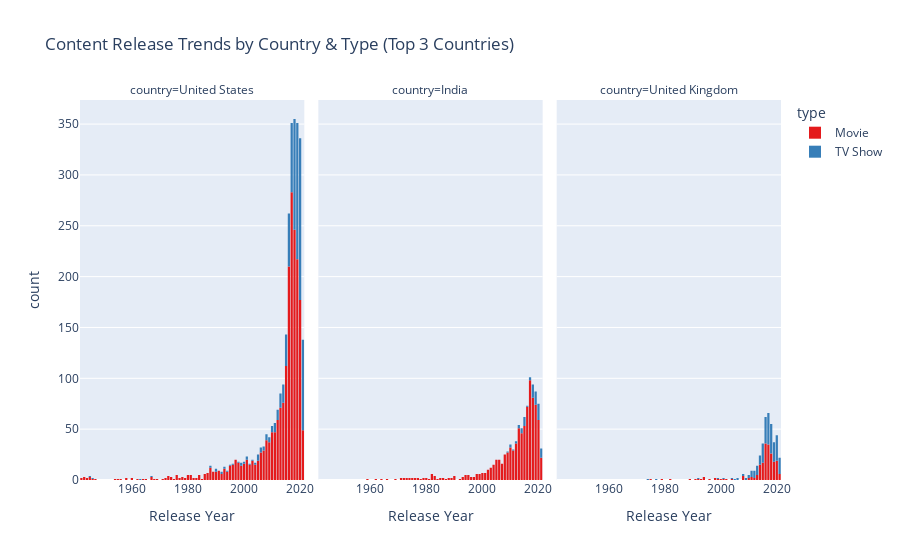

Notebook source saved alongside this figure:
### Markdown cell above
#### 7.1 Content Release Trends by Country & Type

This plot shows how the type of content (Movies vs TV Shows) has evolved over the years across the **top 3 countries** contributing the most content to Netflix.

**Insights:**
- The United States dominates Netflix's content library, with both Movies and TV Shows growing significantly over time.
- India and the United Kingdom have also contributed a steadily increasing amount of content, particularly in the past decade.
- There’s a sharp rise in TV Shows from 2017 onwards, likely due to the surge in binge-watching culture and original series production.

### Code cell
import plotly.express as px

# Top 3 countries by number of titles
top_countries = df['country'].value_counts().head(3).index
filtered_df = df[df['country'].isin(top_countries) & df['country'].notna()]

# Plot
fig_71 = px.histogram(
    filtered_df,
    x='release_year',
    color='type',
    facet_col='country',
    title='Content Release Trends by Country & Type (Top 3 Countries)',
    labels={'release_year': 'Release Year', 'count': 'Number of Titles'},
    color_discrete_sequence=px.colors.qualitative.Set1
)
fig_71.update_layout(bargap=0.2)
fig_71.show()

### Figure 1 — Plotly figure (JSON) as saved in the notebook; plotly's stock layout.template omitted (floating-point values rounded to 4 significant figures; data arrays with more than 128 entries replaced by an {"elided": "..."} marker saying what was removed)
{"data": [{"bingroup": "x", "hovertemplate": "type=Movie<br>country=United States<br>Release Year=%{x}<br>count=%{y}<extra></extra>", "legendgroup": "Movie", "marker": {"color": "rgb(228,26,28)", "pattern": {"shape": ""}}, "name": "Movie", "orientation": "v", "showlegend": true, "type": "histogram", "x": {"elided": "2055 int values"}, "xaxis": "x", "yaxis": "y"}, {"bingroup": "x", "hovertemplate": "type=Movie<br>country=India<br>Release Year=%{x}<br>count=%{y}<extra></extra>", "legendgroup": "Movie", "marker": {"color": "rgb(228,26,28)", "pattern": {"shape": ""}}, "name": "Movie", "orientation": "v", "showlegend": false, "type": "histogram", "x": {"elided": "893 int values"}, "xaxis": "x2", "yaxis": "y2"}, {"bingroup": "x", "hovertemplate": "type=Movie<br>country=United Kingdom<br>Release Year=%{x}<br>count=%{y}<extra></extra>", "legendgroup": "Movie", "marker": {"color": "rgb(228,26,28)", "pattern": {"shape": ""}}, "name": "Movie", "orientation": "v", "showlegend": false, "type": "histogram", "x": {"elided": "206 int values"}, "xaxis": "x3", "yaxis": "y3"}, {"bingroup": "x", "hovertemplate": "type=TV Show<br>country=United States<br>Release Year=%{x}<br>count=%{y}<extra></extra>", "legendgroup": "TV Show", "marker": {"color": "rgb(55,126,184)", "pattern": {"shape": ""}}, "name": "TV Show", "orientation": "v", "showlegend": true, "type": "histogram", "x": {"elided": "754 int values"}, "xaxis": "x", "yaxis": "y"}, {"bingroup": "x", "hovertemplate": "type=TV Show<br>country=India<br>Release Year=%{x}<br>count=%{y}<extra></extra>", "legendgroup": "TV Show", "marker": {"color": "rgb(55,126,184)", "pattern": {"shape": ""}}, "name": "TV Show", "orientation": "v", "showlegend": false, "type": "histogram", "x": [2021, 2021, 2014, 2014, 2015, 2020, 2021, 2021, 2017, 2021, 2021, 2021, 2020, 2021, 2021, 2020, 2020, 2020, 2020, 2020, 2020, 2020, 2020, 2020, 2019, 2020, 2019, 2019, 2020, 2020, 2020, 2020, 2019, 2019, 2018, 2018, 2018, 2017, 2019, 2019, 2019, 2019, 2019, 2018, 2018, 2018, 2019, 2015, 2018, 2018, 2013, 2013, 2015, 2012, 2015, 2017, 2015, 2018, 2014, 2009, 2018, 2013, 2011, 2015, 2014, 2010, 2018, 2010, 2014, 2012, 2015, 2010, 2019, 2015, 2019, 2018, 2016, 2015, 2018], "xaxis": "x2", "yaxis": "y2"}, {"bingroup": "x", "hovertemplate": "type=TV Show<br>country=United Kingdom<br>Release Year=%{x}<br>count=%{y}<extra></extra>", "legendgroup": "TV Show", "marker": {"color": "rgb(55,126,184)", "pattern": {"shape": ""}}, "name": "TV Show", "orientation": "v", "showlegend": false, "type": "histogram", "x": {"elided": "212 int values"}, "xaxis": "x3", "yaxis": "y3"}], "layout": {"annotations": [{"font": {}, "showarrow": false, "text": "country=United States", "x": 0.16, "xanchor": "center", "xref": "paper", "y": 1, "yanchor": "bottom", "yref": "paper"}, {"font": {}, "showarrow": false, "text": "country=India", "x": 0.5, "xanchor": "center", "xref": "paper", "y": 1, "yanchor": "bottom", "yref": "paper"}, {"font": {}, "showarrow": false, "text": "country=United Kingdom", "x": 0.84, "xanchor": "center", "xref": "paper", "y": 1, "yanchor": "bottom", "yref": "paper"}], "bargap": 0.2, "barmode": "relative", "legend": {"title": {"text": "type"}, "tracegroupgap": 0}, "title": {"text": "Content Release Trends by Country & Type (Top 3 Countries)"}, "xaxis": {"anchor": "y", "domain": [0, 0.32], "title": {"text": "Release Year"}}, "xaxis2": {"anchor": "y2", "domain": [0.34, 0.66], "matches": "x", "title": {"text": "Release Year"}}, "xaxis3": {"anchor": "y3", "domain": [0.68, 1.0], "matches": "x", "title": {"text": "Release Year"}}, "yaxis": {"anchor": "x", "domain": [0, 1], "title": {"text": "count"}}, "yaxis2": {"anchor": "x2", "domain": [0, 1], "matches": "y", "showticklabels": false}, "yaxis3": {"anchor": "x3", "domain": [0, 1], "matches": "y", "showticklabels": false}}}
